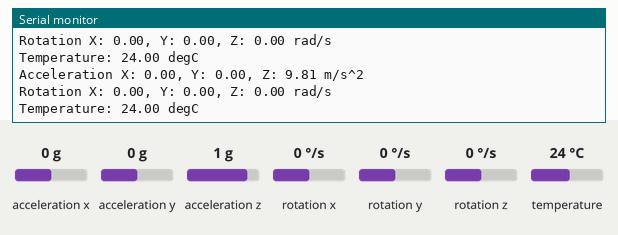
Simulated run of this sketch. Board: Arduino Uno, built with avr-gcc and run on an emulated ATmega328P. Parts: the last lines printed to the serial monitor. The test bench sets the inputs (shaded band); at power-on: acceleration x 0 g, acceleration y 0 g, acceleration z 1 g, rotation x 0 °/s, rotation y 0 °/s, rotation z 0 °/s, temperature 24 °C.

Above: at 1.3 s.
1.4 s: acceleration x set to -1.4 g
At 1.83 s:
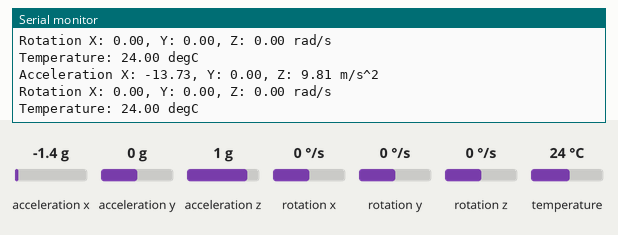
2.9 s: acceleration y set to -1.4 g
At 3.36 s:
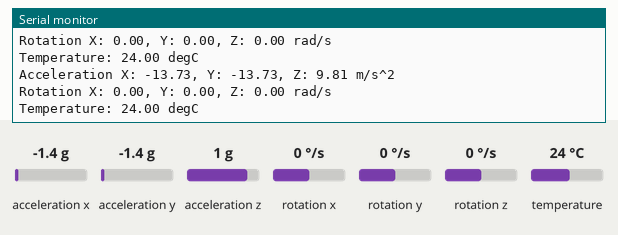
4.4 s: acceleration z set to -1.4 g
At 4.88 s:
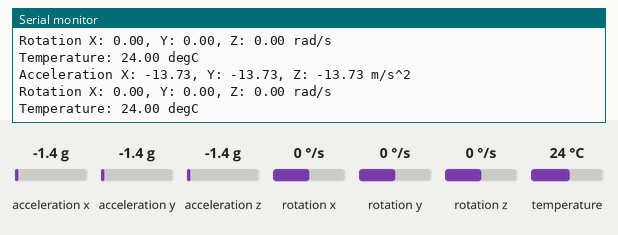
5.9 s: rotation x set to -192 °/s
At 6.4 s:
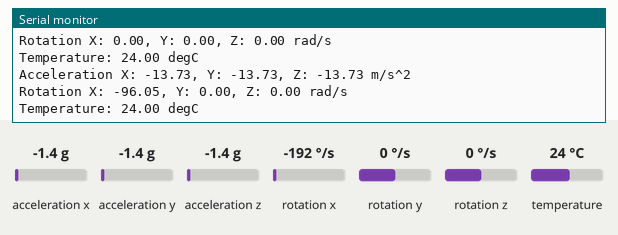
7.4 s: rotation y set to -192 °/s
At 7.92 s:
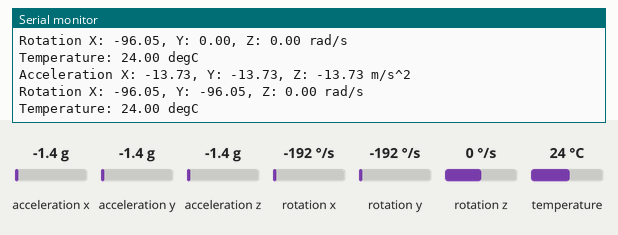

The sketch:

gyroscope_test.ino
```cpp
#include <Adafruit_MPU6050.h>
#include <Adafruit_Sensor.h>
#include <Wire.h>
Adafruit_MPU6050 mpu;
void setup() {
Serial.begin(115200);
mpu.begin();

}

void loop() {

  /* Get new sensor events with the readings */
  sensors_event_t a, g, temp;
  mpu.getEvent(&a, &g, &temp);

  /* Print out the values */
  Serial.print("Acceleration X: ");
  Serial.print(a.acceleration.x);
  Serial.print(", Y: ");
  Serial.print(a.acceleration.y);
  Serial.print(", Z: ");
  Serial.print(a.acceleration.z);
  Serial.println(" m/s^2");

  Serial.print("Rotation X: ");
  Serial.print((g.gyro.x)*180/6.28);
  Serial.print(", Y: ");
  Serial.print(g.gyro.y*180/6.28);
  Serial.print(", Z: ");
  Serial.print(g.gyro.z*180/6.28);
  Serial.println(" rad/s");

  Serial.print("Temperature: ");
  Serial.print(temp.temperature);
  Serial.println(" degC");

  Serial.println("");
  delay(500);
}
```

Measured:
- after the input at 1.4 s, the serial monitor: prints a new line after 0.12 s (image 1)
- after the input at 2.9 s, the serial monitor: prints a new line after 0.14 s (image 2)
- after the input at 4.4 s, the serial monitor: prints a new line after 0.16 s (image 3)
- after the input at 5.9 s, the serial monitor: prints a new line after 0.19 s (image 4)
- after the input at 7.4 s, the serial monitor: prints a new line after 0.21 s (image 5)
